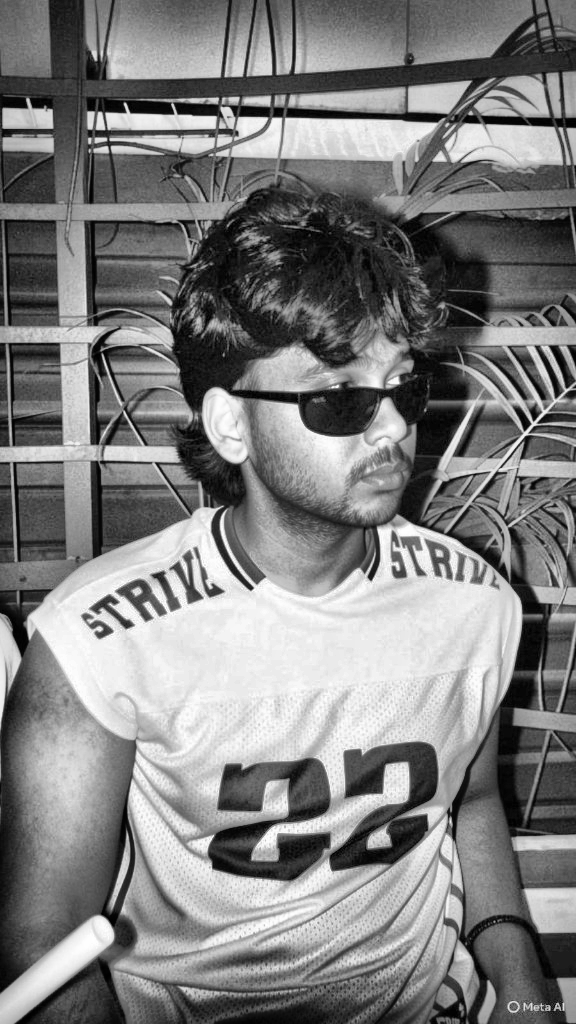
#> input picture source-prepped.png, 576 x 1024 px
$ python make_portrait.py ../source-prepped.png
#> lines starting #> are read from the running program, lines starting #| are printed output that depends on the picture
"""Turn source-prepped.png into data/portrait.txt (ASCII rows for the hero card).

Run locally when the photo changes; CI only reads the text file, so it
doesn't need numpy/Pillow.

    python scripts/make_portrait.py [source-prepped.png]
"""
import sys

import numpy as np
from PIL import Image, ImageOps

RAMP = " .'`:-=+*cs#%@"   # light -> dark, so ink on paper reads as shading
COLS = 92
ROWS = 62
CROP = (80, 165, 520, 625)  # head and shoulders of the 576x1024 photo


def main(src="source-prepped.png", out="data/portrait.txt"):
#> called with src = '../source-prepped.png', out = 'data/portrait.txt'
    img = Image.open(src).convert("L").crop(CROP)
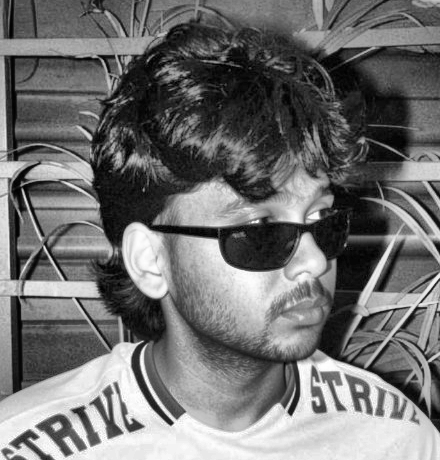
#> img: PIL image 440x460 L; min 1, max 255, mean 112.9
    img = ImageOps.autocontrast(img, cutoff=1)
    img = img.resize((COLS, ROWS), Image.Resampling.LANCZOS)
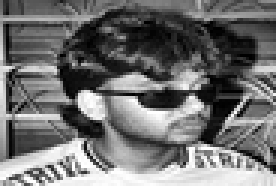
#> img: PIL image 92x62 L (shown 3 times larger); min 0, max 255, mean 112.1
    a = np.asarray(img, dtype=float) / 255.0

    # Vignette: fade the busy background towards paper (white) at the edges
    yy, xx = np.mgrid[0:ROWS, 0:COLS]
    cx, cy = COLS * 0.5, ROWS * 0.47
    d = np.sqrt(((xx - cx) / (COLS * 0.55)) ** 2 + ((yy - cy) / (ROWS * 0.62)) ** 2)
    fade = np.clip((d - 0.5) / 0.32, 0, 1) ** 1.1
    a = a ** 1.2           # deepen mid-tones so skin shades in instead of vanishing
    a = a * (1 - fade) + fade
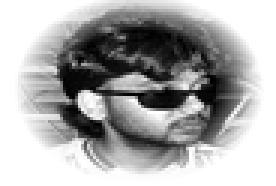
#> a: shape (62, 92) float64 (shown 3 times larger); min 0, max 1, mean 0.674

    idx = ((1 - a) * (len(RAMP) - 1)).round().astype(int)
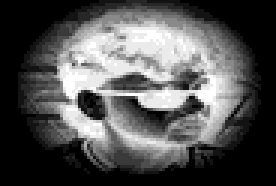
#> idx: shape (62, 92) int64 (shown 3 times larger); min 0, max 13, mean 4.24; drawn with min black and max white
    rows = ["".join(RAMP[i] for i in r).rstrip() for r in idx]
    with open(out, "w", encoding="utf-8", newline="\n") as f:
        f.write("\n".join(rows) + "\n")
    print(f"wrote {out} ({ROWS} rows x {COLS} cols)")


if __name__ == "__main__":
    main(*sys.argv[1:2])
